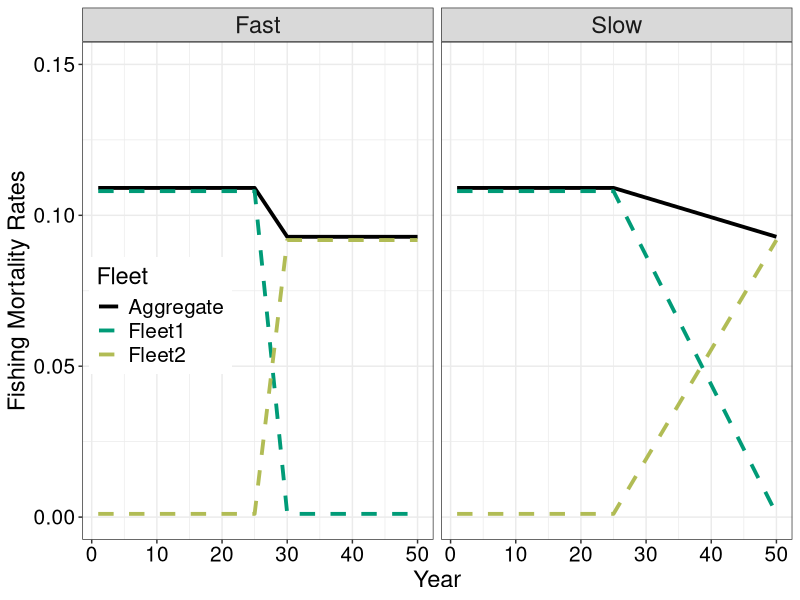
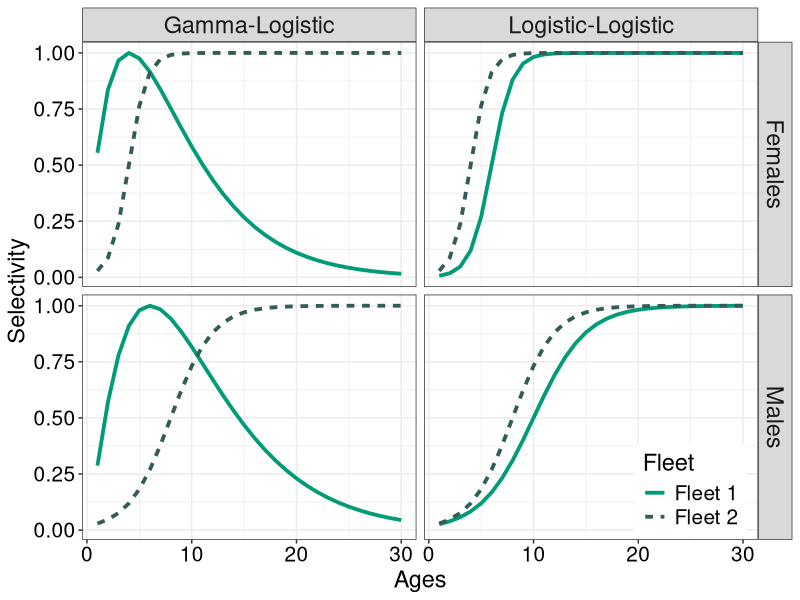

Generate these figures, in order, with R:
# Purpose: To plot and illustrate OM scenarios
# Creator: Matthew LH. Cheng (UAF-CFOS)
# Date 3/13/23


# Set Up ------------------------------------------------------------------

library(here)
library(tidyverse)


# Fleet Structure Shift ---------------------------------------------------

### Fast --------------------------------------------------------------------

chngpoint <- 24     # Change point for fmort
chngpoint_end <- 29 # when does change point end
mean_nat_mort <- 0.108 # Mean M
min_rel_F1_M <- 0.01 # Min F relative to M
max_rel_F2_M <- 0.85  # Max F relative to M
Start_F1 <- 1 * mean_nat_mort # Start F1
Start_F2 <- 0.01 * mean_nat_mort # Start F2
Fish_Start_yr <- 0
n_years <- 50

# Decrease Change
# F stays constant initially
constant_F1 <- seq(Start_F1, Start_F1, length.out = length(Fish_Start_yr:chngpoint))
# Change point for F (Ramp)
change_F1 <- seq(Start_F1, (min_rel_F1_M * mean_nat_mort), length.out = length(chngpoint:chngpoint_end))
# Change point end (plateaus/stays constant now)
change_F1_const <- seq((min_rel_F1_M * mean_nat_mort), (min_rel_F1_M * mean_nat_mort),
                      length.out = length(chngpoint_end:(n_years-1)))

# Increase Change
constant_F2 <- seq(Start_F2, Start_F2, length.out = length(Fish_Start_yr:chngpoint))
# Change point for F (Ramp)
change_F2 <- seq(Start_F2, (max_rel_F2_M * mean_nat_mort), length.out = length(chngpoint:chngpoint_end))
# Change point end (plateaus/stays constant now)
change_F2_const <- seq((max_rel_F2_M * mean_nat_mort), (max_rel_F2_M * mean_nat_mort),
                       length.out = length(chngpoint_end:(n_years-1)))

# Make F vector here
F_vec1 <- as.numeric(c(constant_F1, change_F1[-1], change_F1_const[-1]))
F_vec2 <- as.numeric(c(constant_F2, change_F2[-1], change_F2_const[-1]))

# Coerce into dataframe
fleet_change_fast <- data.frame(Fleet1 = F_vec1, Fleet2 = F_vec2, Year = 1:n_years,
                           Type = "Fast") %>% 
  pivot_longer(cols = c(Fleet1, Fleet2), names_to = "Fleet", values_to = "Fs")


### Slow --------------------------------------------------------------------

chngpoint <- 24     # Change point for fmort
chngpoint_end <- 49 # when does change point end
mean_nat_mort <- 0.108 # Mean M
min_rel_F1_M <- 0.01 # Min F relative to M
max_rel_F2_M <- 0.85  # Max F relative to M
Start_F1 <- 1 * mean_nat_mort # Start F1
Start_F2 <- 0.01 * mean_nat_mort # Start F2
Fish_Start_yr <- 0
n_years <- 50

# Decrease Change
# F stays constant initially
constant_F1 <- seq(Start_F1, Start_F1, length.out = length(Fish_Start_yr:chngpoint))
# Change point for F (Ramp)
change_F1 <- seq(Start_F1, (min_rel_F1_M * mean_nat_mort), length.out = length(chngpoint:chngpoint_end))
# Change point end (plateaus/stays constant now)
change_F1_const <- seq((min_rel_F1_M * mean_nat_mort), (min_rel_F1_M * mean_nat_mort),
                       length.out = length(chngpoint_end:(n_years-1)))

# Increase Change
constant_F2 <- seq(Start_F2, Start_F2, length.out = length(Fish_Start_yr:chngpoint))
# Change point for F (Ramp)
change_F2 <- seq(Start_F2, (max_rel_F2_M * mean_nat_mort), length.out = length(chngpoint:chngpoint_end))
# Change point end (plateaus/stays constant now)
change_F2_const <- seq((max_rel_F2_M * mean_nat_mort), (max_rel_F2_M * mean_nat_mort),
                       length.out = length(chngpoint_end:(n_years-1)))

# Make F vector here
F_vec1 <- as.numeric(c(constant_F1, change_F1[-1], change_F1_const[-1]))
F_vec2 <- as.numeric(c(constant_F2, change_F2[-1], change_F2_const[-1]))

# Coerce into dataframe
fleet_change_slow <- data.frame(Fleet1 = F_vec1, Fleet2 = F_vec2, Year = 1:n_years,
                                Type = "Slow") %>% 
  pivot_longer(cols = c(Fleet1, Fleet2), names_to = "Fleet", values_to = "Fs")


# Plot Fleet Structure Change Scenarios -------------------------------------------------------------------

# Coerce into dataframe
fleet_change_all <- rbind(fleet_change_fast, fleet_change_slow)

# Get aggregate F
agg_F <- fleet_change_all %>% 
  group_by(Type, Year) %>% 
  summarize(Fs = sum(Fs)) %>% 
  mutate(Fleet = "Aggregate")

# Bind together
fleet_change_all <- rbind(fleet_change_all, agg_F)

png(here("figs", "Hypothetical_OM", "Fleet_Str_Change.png"), width = 650, height = 350)
ggplot() +
  geom_line(fleet_change_all, mapping = aes(x = Year, y = Fs, 
                                            color = Fleet, lty = Fleet),  size = 1.3) +
  scale_color_manual(values = c("black", "#009B77", "#B1BC55")) +
  scale_linetype_manual(values = c(1, 2, 2)) +
  facet_wrap(~Type) +
  theme_bw() +
  labs(x = "Year", y = "Fishing Mortality Rates") +
  ylim(0, 0.15) +
  theme(legend.position = c(0.11, 0.45),
        axis.title = element_text(size = 17),
        axis.text = element_text(size = 15, color = "black"),
        legend.title = element_text(size = 17),
        legend.text = element_text(size = 15),
        strip.text = element_text(size = 17))
dev.off()


# Selectivity Differences -------------------------------------------------

bins <- 1:30

### Logistic-Logistic ----------------------------------------------------------------

# Get a50 value males
a50m1 <- 8
a50m2 <- 10
deltam1 <- 2
deltam2 <- 2.5

# Get a50 value females
a50f1 <- 4
a50f2 <- 6
deltaf1 <- 0.85
deltaf2 <- 1

# Compute selex 
selexm1 <- cbind(1 / (1 + exp(-1 * ((bins - a50m1)/deltam1) )), "Males", "Fleet 2", age = bins)
selexm2 <- cbind(1 / (1 + exp(-1 * ((bins - a50m2)/deltam2) )) , "Males", "Fleet 1", age = bins)
selexf1 <- cbind(1 / (1 + exp(-1 * ((bins - a50f1)/deltaf1) )) , "Females", "Fleet 2", age = bins)
selexf2 <- cbind(1 / (1 + exp(-1 * ((bins - a50f2)/deltaf2) )) , "Females", "Fleet 1", age = bins)

# Bind these together
selex_logist <- data.frame(rbind(selexm1, selexm2, selexf1, selexf2), Type = "Logistic-Logistic")
colnames(selex_logist) <- c("Selex", "Sex", "Fleet", "Age", "Type")


### Logistic-Gamma ----------------------------------------------------------

# Gamma parameters
amaxm2 <- 6
deltam2 <- 7
amaxf2 <- 4
deltaf2 <- 6

# Get Selex here
pm2 <- (0.5 * (sqrt(amaxm2^2 + 4*deltam2^2) - amaxm2)) 
selexm2 <- cbind((bins/amaxm2) ^ (amaxm2/pm2) * exp((amaxm2 - bins) / pm2), "Males", "Fleet 1", age = bins)
pf2 <- (0.5 * (sqrt(amaxf2^2 + 4*deltaf2^2) - amaxf2)) 
selexf2 <- cbind((bins/amaxf2) ^ (amaxf2/pf2) * exp((amaxf2 - bins) / pf2), "Females", "Fleet 1", age = bins)

# Bind these together
selex_gamma <- data.frame(rbind(selexm1, selexm2, selexf1, selexf2), Type = "Gamma-Logistic")
colnames(selex_gamma) <- c("Selex", "Sex", "Fleet", "Age", "Type")

# Plot Selectivity Scenarios -------------------------------------------------------------------

# Coerce into dataframe
selex_all <- rbind(selex_logist, selex_gamma)

png(here("figs", "Hypothetical_OM", "Selex_Scenario.png"), width = 650, height = 500)
ggplot(selex_all, aes(x = as.numeric(Age), y = as.numeric(paste(Selex)), color = Fleet, lty = Fleet)) +
  geom_line(size = 1.3) + 
  scale_color_manual(values = c("#009B77", "#335C58")) +
  facet_grid(Sex~Type) +
  theme_bw() +
  labs(x = "Ages", y = "Selectivity") +
  theme(legend.position = c(0.9, 0.1),
        axis.title = element_text(size = 17),
        axis.text = element_text(size = 15, color = "black"),
        legend.title = element_text(size = 17),
        legend.text = element_text(size = 15),
        strip.text = element_text(size = 17))
dev.off()

